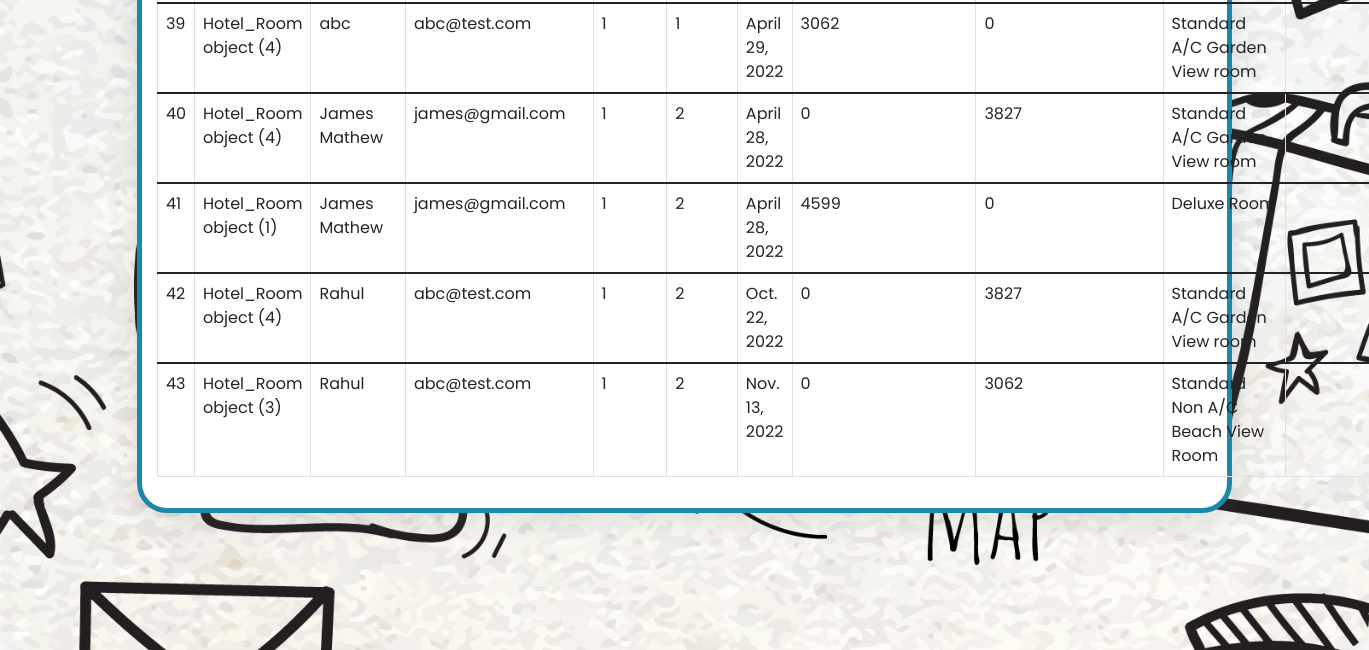
Page /booking_hotel_report (lower part) on the earlier database version.
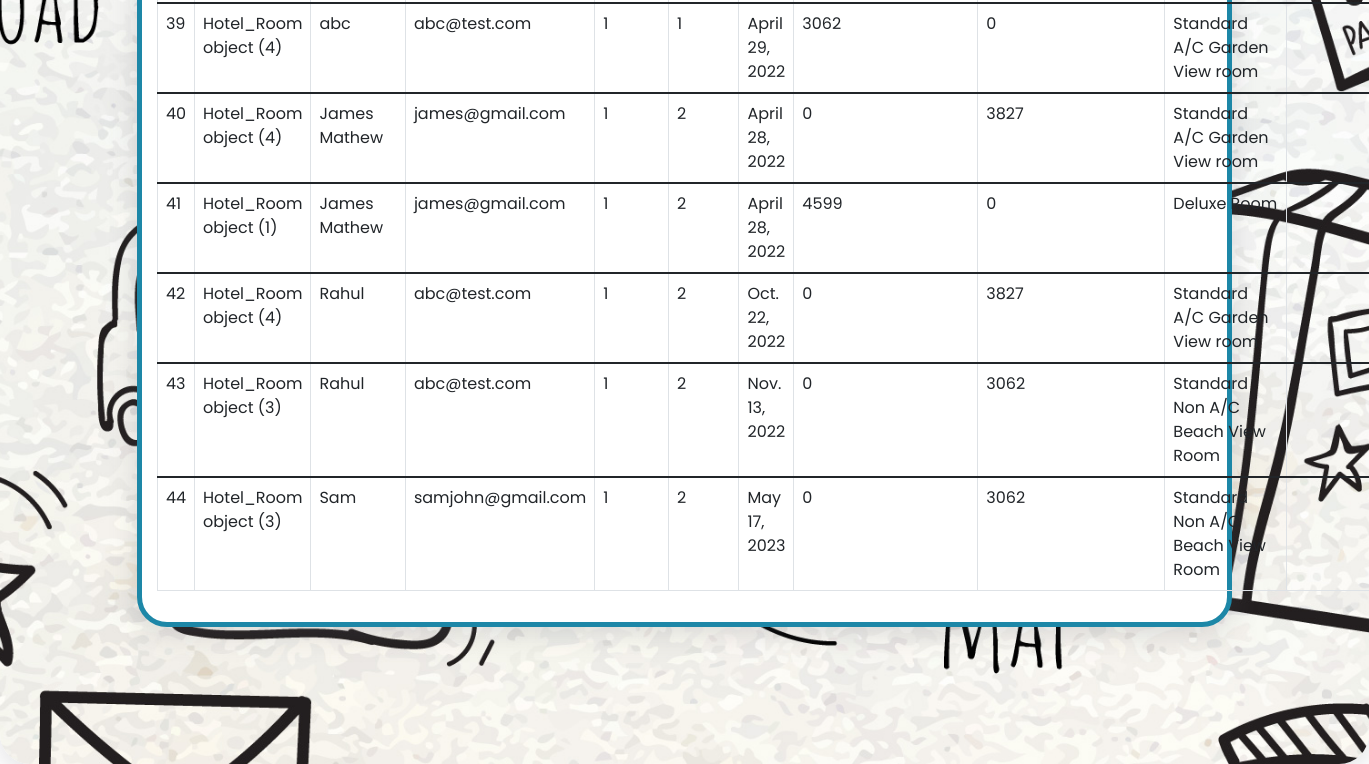
Same page on the later database version.
### myapp/models.py (models this page shows)
class Booking_Hotel(models.Model):
    hotel_id=models.ForeignKey(Hotel_Room,on_delete=models.CASCADE,null=True)
    user_id = models.ForeignKey(User, on_delete=models.CASCADE, verbose_name='Owner', null=True)
    fullname = models.CharField('fullname', max_length=30, null=True)
    email = models.EmailField('email', null=True)
    address = models.CharField('address', max_length=200, null=True)
    city = models.CharField('city', max_length=30, null=True)
    state = models.CharField('state', max_length=30, null=True)
    zipcode = models.CharField('zipcode', max_length=30,blank=True)
    rooms = models.IntegerField('rooms', null=True)
    adults = models.IntegerField('adults', default=2)
    dob = models.DateField('dob', default=date.today)
    room_price_type_1 = models.IntegerField('room_price_type_1', null=True)
    room_price_type_2 = models.IntegerField('room_price_type_2', null=True)
    room_name = models.CharField('room_name', max_length=50, blank=True)
    image_1=models.ImageField(upload_to='image/',default='Insert Image', null=True)

class Hotel_Room(models.Model):
    room_name=models.CharField('room_name',max_length=50)
    room_type_1=models.CharField('room_type_1',max_length=50,blank=True)
    room_type_2=models.CharField('room_type_2',max_length=50,blank=True)
    max_guest_1=models.CharField('max_guest_1',max_length=50,blank=True)
    max_guest_2=models.CharField('max_guest_2',max_length=50,blank=True)
    amenities_1=models.CharField('amenities_1',max_length=15,blank=True)
    amenities_2=models.CharField('amenities_2',max_length=15,blank=True)
    amenities_3=models.CharField('amenities_3',max_length=15,blank=True)
    amenities_4=models.CharField('amenities_4',max_length=15,blank=True)
    amenities_5=models.CharField('amenities_5',max_length=15,blank=True)
    inclusions_type_1_1=models.CharField('inclusions_type_1_1',max_length=35,blank=True)
    inclusions_type_1_2=models.CharField('inclusions_type_1_2',max_length=35,blank=True)
    inclusions_type_1_3=models.CharField('inclusions_type_1_3',max_length=35,blank=True)
    inclusions_type_1_4=models.CharField('inclusions_type_1_4',max_length=35,blank=True)
    inclusions_type_1_5=models.CharField('inclusions_type_1_5',max_length=35,blank=True)
    inclusions_type_2_1=models.CharField('inclusions_type_2_1',max_length=35,blank=True)
    inclusions_type_2_2=models.CharField('inclusions_type_2_2',max_length=35,blank=True)
    inclusions_type_2_3=models.CharField('inclusions_type_2_3',max_length=35,blank=True)
    inclusions_type_2_4=models.CharField('inclusions_type_2_4',max_length=35,blank=True)
    inclusions_type_2_5=models.CharField('inclusions_type_2_5',max_length=35,blank=True)
    highlights_type_1_1=models.CharField('highlights_type_1_1',max_length=65,blank=True)
    highlights_type_1_2=models.CharField('highlights_type_1_2',max_length=65,blank=True)
    highlights_type_1_3=models.CharField('highlights_type_1_3',max_length=65,blank=True)
    highlights_type_1_4=models.CharField('highlights_type_1_4',max_length=65,blank=True)
    highlights_type_1_5=models.CharField('highlights_type_1_5',max_length=65,blank=True)
    highlights_type_2_1=models.CharField('highlights_type_2_1',max_length=65,blank=True)
    highlights_type_2_2=models.CharField('highlights_type_2_2',max_length=65,blank=True)
    highlights_type_2_3=models.CharField('highlights_type_2_3',max_length=65,blank=True)
    highlights_type_2_4=models.CharField('highlights_type_2_4',max_length=65,blank=True)
    highlights_type_2_5=models.CharField('highlights_type_2_5',max_length=65,blank=True)
    room_price_type_1=models.IntegerField('room_price_type_1',blank=True)
    room_price_type_2=models.IntegerField('room_price_type_2',blank=True)
    image_1=models.ImageField(upload_to='image/',default='Insert Image')
    hotel_master_id=models.ForeignKey(Hotel_Master,on_delete=models.CASCADE)

### myapp/views.py (the view)
# urls.py: path('booking_hotel_report', views.booking_hotel_report, name='booking_hotel_report'),
def booking_hotel_report(request):
    data=Booking_Hotel.objects.all()
    return render(request,'users/booking_hotel_report.html',{'data':data})

### myapp/templates/users/booking_hotel_report.html (shortened to what this page needs)
<!DOCTYPE html>
{% load static %}
<html lang="en">
<head>
    <link rel="stylesheet" href="{% static 'css/admin_user_show.css' %}">
    <link href="https://cdn.jsdelivr.net/npm/bootstrap@5.1.3/dist/css/bootstrap.min.css" rel="stylesheet">
    <link rel="stylesheet" href="https://cdnjs.cloudflare.com/ajax/libs/font-awesome/5.15.3/css/all.min.css">
    <link rel="stylesheet" href="https://cdnjs.cloudflare.com/ajax/libs/font-awesome/4.7.0/css/font-awesome.min.css">
</head>
<body>
    <div class="content">
        <div class="content-1">
         <table class="table table-bordered">
                 {% for i in data %}
                <tbody>
                <tr>
                    <form>
                        <td>{{ i.id }}</td>
                        <td>{{ i.hotel_id }}</td>
                        <td>{{ i.fullname }}</td>
                        <td>{{ i.email }}</td>
                        <td>{{ i.rooms }}</td>
                        <td>{{ i.adults }}</td>
                        <td>{{ i.dob }}</td>
                        <td>{{ i.room_price_type_1 }}</td>
                        <td>{{ i.room_price_type_2 }}</td>
                        <td>{{ i.room_name }}</td>
                        <td><img src="{{ i.image_1.url }}" alt=""></td>
                </tr>
            {% endfor %}
                </tbody>
            </table>
        </div>
    </div>
</body>
</html>

### myapp/static/css/admin_user_show.css (style rules this page uses)
* { margin: 0; padding: 0; box-sizing: border-box; font-family: 'Poppins', sans-serif; }
html { scroll-behavior: smooth; }
.content { background-image: url(/static/images/doodle.jpg); background-size: cover; background-position: center; border-radius: 30px; box-shadow: rgb(100 100 111 / 20%) 0px 7px 29px 0px; padding: 10%; display: flex; justify-content: center; }
.content-1 { width: 100%; background: #fff; padding: 15px; display: flex; flex-direction:column; border: 5px solid #1d87a7; box-shadow: rgb(100 100 111 / 20%) 0px 7px 29px 0px; border-radius: 30px; justify-content: center; }

Differences in the rows shown:
added Booking_Hotel: id "44", hotel_id "Hotel_Room object (3)", fullname "Sam", email "samjohn@gmail.com", rooms "1", adults "2", dob "May 17, 2023", room_price_type_1 "0", room_price_type_2 "3062", room_name "Standard Non A/C Beach View Room"
